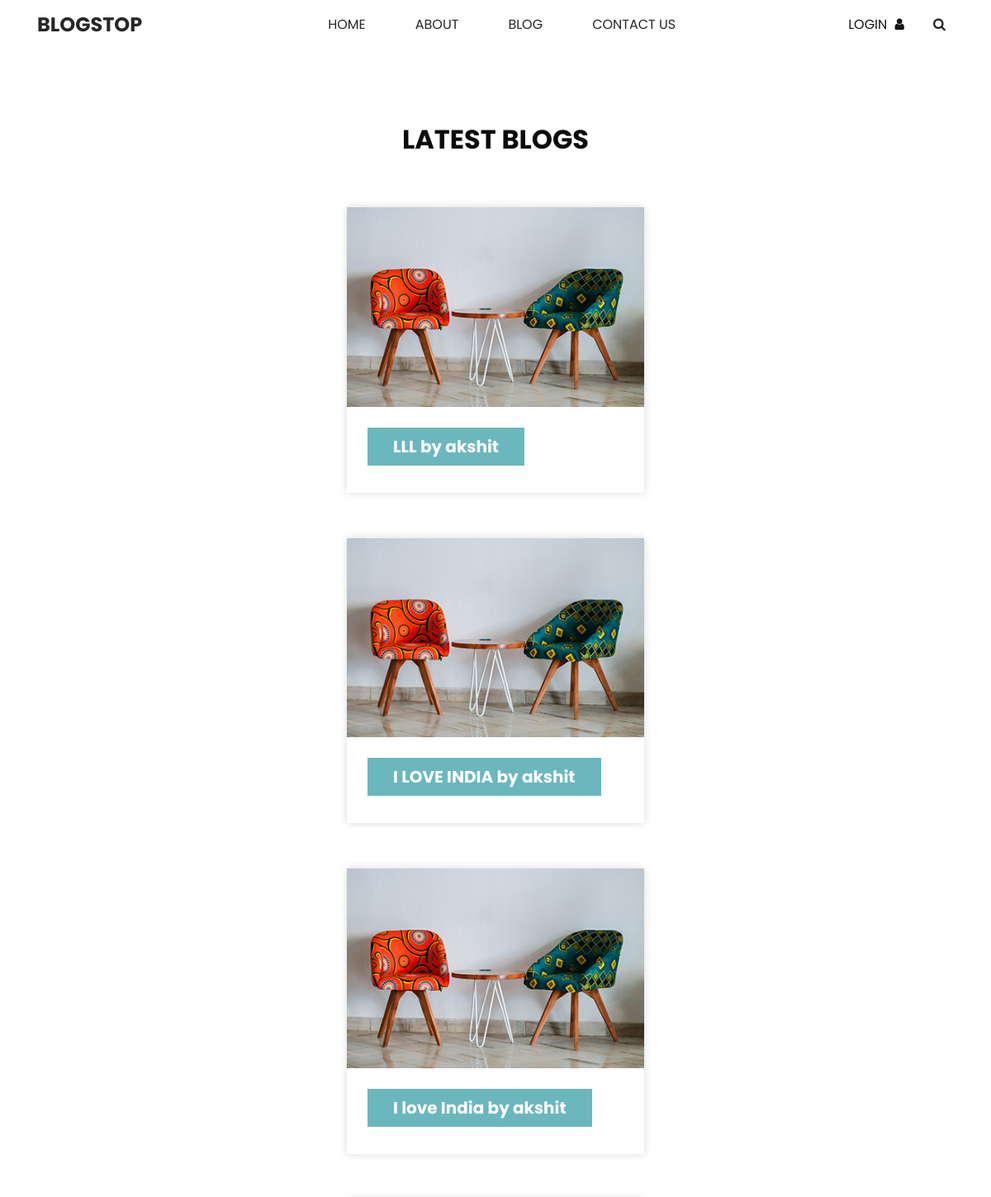
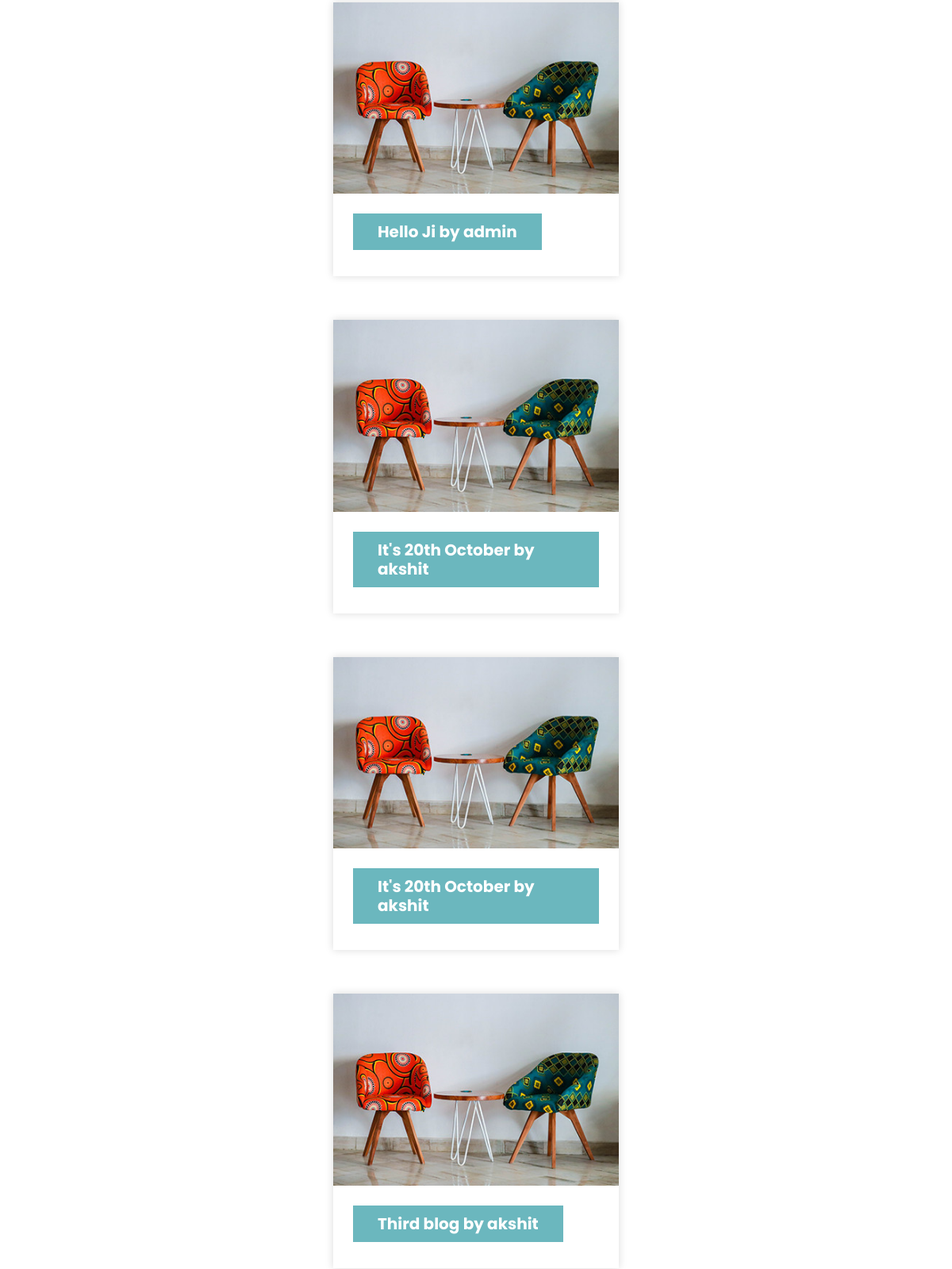
Page /blog (upper part) on the earlier database version (2 pictures, top to bottom).
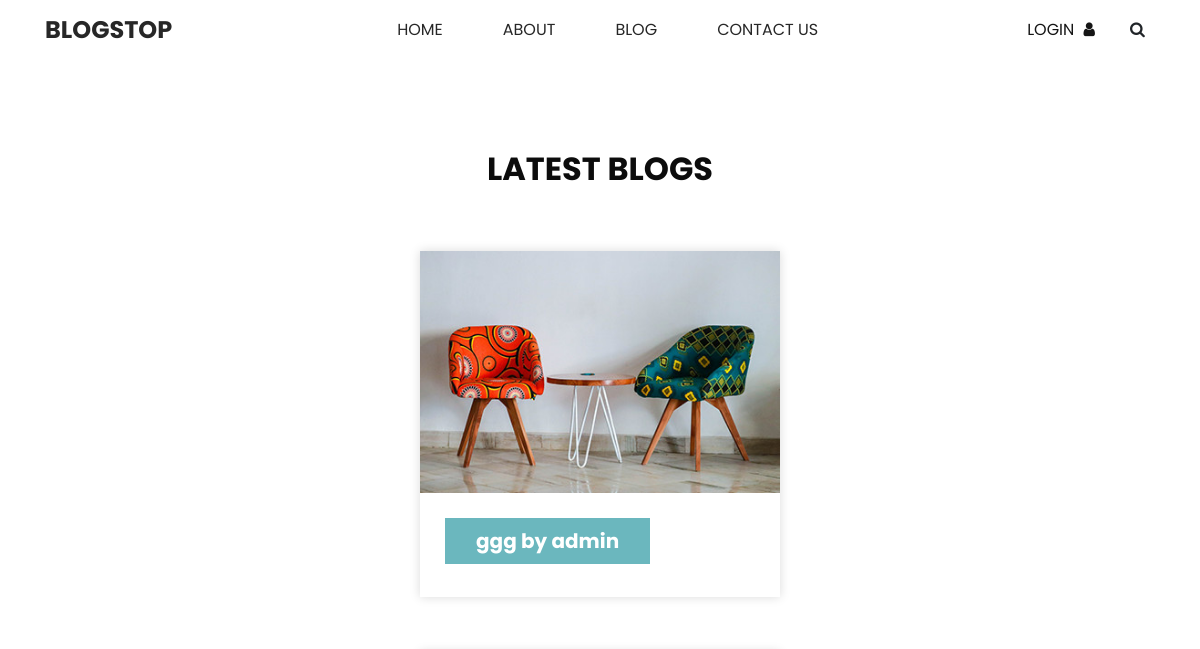
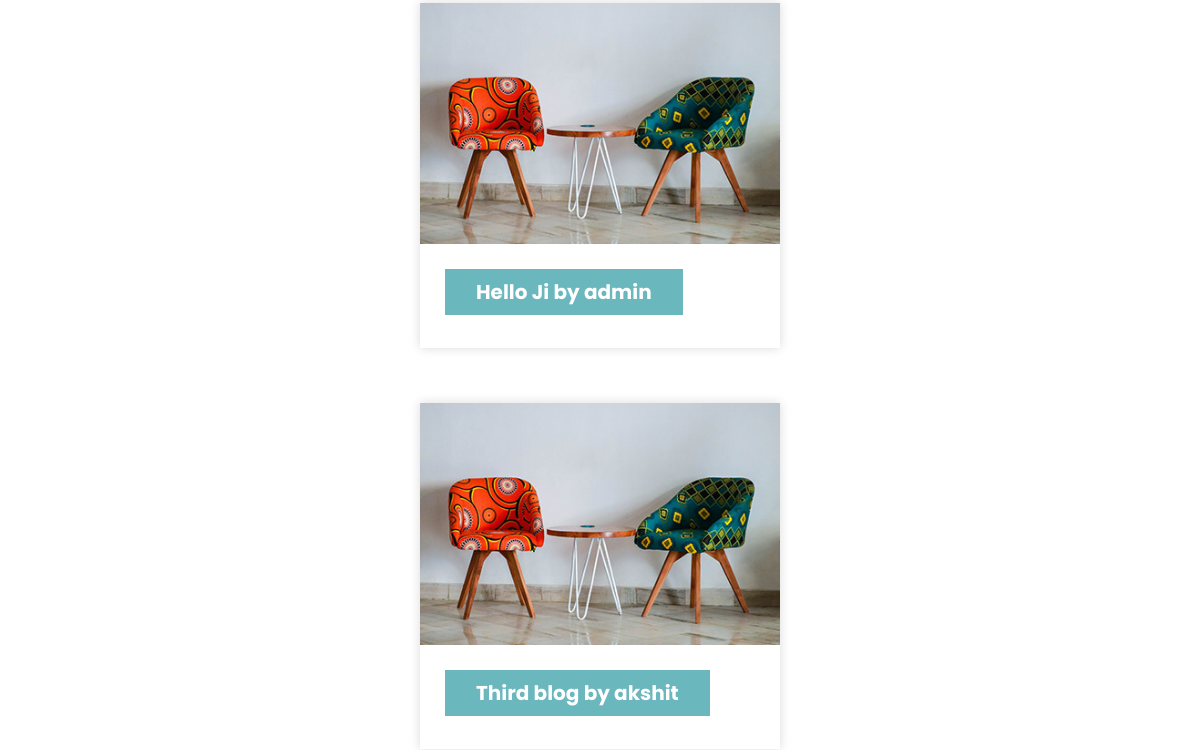
Same page on the later database version (2 pictures, top to bottom).
### blog/models.py (models this page shows, shortened)
class Post(models.Model):
    title = models.CharField(max_length=100)
    author = models.ForeignKey(User, on_delete=models.CASCADE)
    body = models.TextField()

### blog/views.py (the view)
# urls.py: path("", Blogview.as_view(), name="blog"),
class Blogview(ListView):
    model = Post
    template_name = 'blog/blog.html'
    ordering = ['-id']

### templates/blog/blog.html (shortened to what this page needs)
<!DOCTYPE html>
<html>
<head>
  {% load static %}
  <link rel="stylesheet" type="text/css" href="{% static 'css/bootstrap.css' %}" />
  <link href="{% static 'css/font-awesome.min.css' %}" rel="stylesheet" />
  <link href="{% static 'css/style.css' %}" rel="stylesheet" />
  <link href="{% static 'css/responsive.css' %}" rel="stylesheet" />
</head>
<body class="sub_page">
  <div class="hero_area">
    <header class="header_section long_section px-0">
      <nav class="navbar navbar-expand-lg custom_nav-container ">
        <a class="navbar-brand" href="index">
          <span>
            BlogStop
          </span>
        </a>
        <div class="collapse navbar-collapse" id="navbarSupportedContent">
          <div class="d-flex mx-auto flex-column flex-lg-row align-items-center">
            <ul class="navbar-nav  ">
              <li class="nav-item ">
                <a class="nav-link" href="index">Home <span class="sr-only">(current)</span></a>
              </li>
              <li class="nav-item">
                <a class="nav-link" href="about"> About</a>
              </li>
              <li class="nav-item active">
                <a class="nav-link" href="blog">Blog</a>
              </li>
              <li class="nav-item">
                <a class="nav-link" href="contact">Contact Us</a>
              </li>
            </ul>
          </div>
          <div class="quote_btn-container">
            <a href="signin">
              <span>
                Login
              </span>
              <i class="fa fa-user" aria-hidden="true"></i>
            </a>
            <form class="form-inline">
              <button class="btn  my-2 my-sm-0 nav_search-btn" type="submit">
                <i class="fa fa-search" aria-hidden="true"></i>
              </button>
            </form>
          </div>
        </div>
      </nav>
    </header>
  </div>
  <section class="blog_section layout_padding">
    <div class="container">
      <div class="heading_container">
        <h2>
          Latest Blogs
        </h2>
      </div>
      {% for post in object_list %}
      <div class="row">
        <div class="col-md-6 col-lg-4 mx-auto">
          <div class="box">
            <div class="img-box">
              <img src="{% static 'images/b1.jpg' %}" alt="">
            </div>
            <div class="detail-box">
              <h5><a href="{% url 'article' post.pk %}">
                {{ post.title }} by {{ post.author }}
              </a>
              </h5>
            </div>
          </div>
        </div>
      </div>
      {% endfor %}
    </div>
  </section>
</body>
</html>

### authentication/static/css/style.css (style rules this page uses)
body { font-family: "Poppins", sans-serif; color: #0c0c0c; background-color: #ffffff; overflow-x: hidden; }
.layout_padding { padding: 90px 0; }
.long_section { margin-left: 45px; margin-right: 45px; padding-left: 15px; padding-right: 15px; }
.heading_container { display: -webkit-box; display: -ms-flexbox; display: flex; -webkit-box-orient: vertical; -webkit-box-direction: normal; -ms-flex-direction: column; flex-direction: column; -webkit-box-align: start; -ms-flex-align: start; align-items: flex-start; }
.heading_container h2 { position: relative; font-weight: bold; text-transform: uppercase; }
.hero_area { min-height: 100vh; position: relative; display: -webkit-box; display: -ms-flexbox; display: flex; -webkit-box-orient: vertical; -webkit-box-direction: normal; -ms-flex-direction: column; flex-direction: column; }
.sub_page .hero_area { min-height: auto; }
.header_section { background-color: #ffffff; }
.custom_nav-container .navbar-nav .nav-item .nav-link { padding: 3px 15px; margin: 10px 15px; color: #272727; text-align: center; text-transform: uppercase; }
a, a:hover, a:focus { text-decoration: none; }
.btn, .btn:focus { outline: none !important; -webkit-box-shadow: none; box-shadow: none; }
.custom_nav-container .nav_search-btn { width: 35px; height: 35px; padding: 0; border: none; }
.navbar-brand span { font-size: 24px; font-weight: 700; color: #272727; text-transform: uppercase; }
.custom_nav-container { z-index: 99999; padding: 5px 0; }
.quote_btn-container { display: -webkit-box; display: -ms-flexbox; display: flex; -webkit-box-align: center; -ms-flex-align: center; align-items: center; }
.quote_btn-container a { color: #151515; margin-right: 25px; text-transform: uppercase; }
.quote_btn-container a span { margin-right: 5px; }
.blog_section .heading_container { -webkit-box-align: center; -ms-flex-align: center; align-items: center; }
.blog_section .heading_container h2::before { left: 50%; -webkit-transform: translateX(-50%); transform: translateX(-50%); }
.blog_section .box { margin-top: 55px; background-color: #ffffff; -webkit-box-shadow: 0 0 10px 0 rgba(0, 0, 0, 0.15); box-shadow: 0 0 10px 0 rgba(0, 0, 0, 0.15); }
.blog_section .box .img-box { position: relative; }
.blog_section .box .img-box img { width: 100%; }
.blog_section .box .detail-box { padding: 25px; }
.blog_section .box .detail-box h5 { font-weight: bold; }
.blog_section .box .detail-box a { display: inline-block; padding: 10px 30px; background-color: #6bb7be; color: #ffffff; border-radius: 0; border: 1px solid #6bb7be; -webkit-transition: all .2s; transition: all .2s; }

### authentication/static/css/responsive.css (style rules this page uses)
@media (min-width: 1200px) { .container { max-width: 1170px; } }

Differences in the rows shown:
removed Post: title "LLL", author "akshit"
removed Post: title "I LOVE INDIA", author "akshit"
removed Post: title "I love India", author "akshit"
removed Post: title "It's 20th October", author "akshit"
removed Post: title "It's 20th October", author "akshit"
added Post: title "ggg", author "admin"
